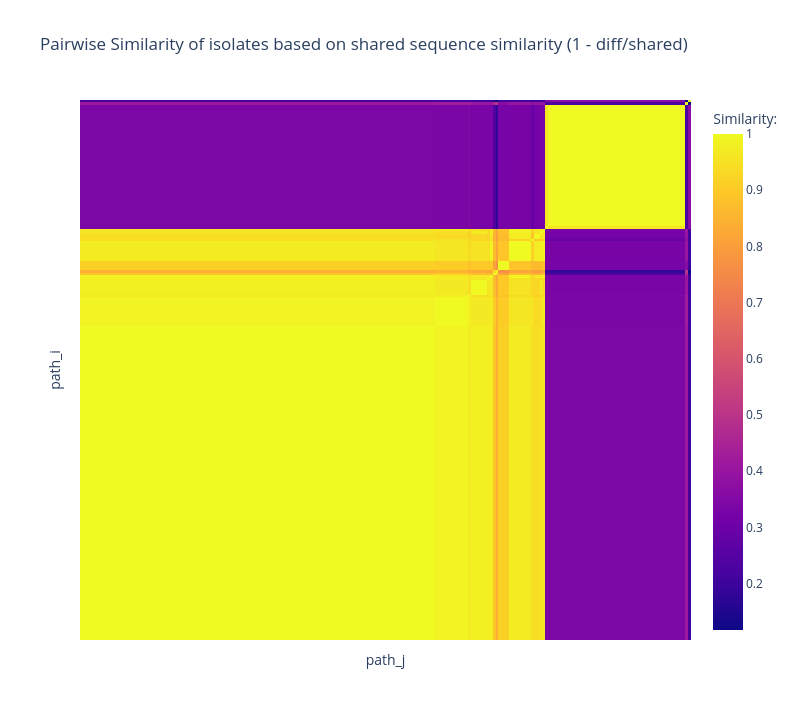

Source (notebook cell):
### Markdown cell above
### Shared sequence length

### Code cell
sequence_comparison_df = example_pangraph.pairwise_accessory_genome_comparison()
jaccard_sequences_df, diff, shared = compare_sequences_by_shared_proportion(sequence_comparison_df, order = "hierarchical")
plot_heatmap_hover(jaccard_sequences_df, diff, shared, show_tick_labels=False, similarity_measure="shared_proportion")

### Figure 1 — Plotly figure (JSON) as saved in the notebook; plotly's stock layout.template omitted (floating-point values rounded to 4 significant figures; data arrays with more than 128 entries replaced by an {"elided": "..."} marker saying what was removed)
{"data": [{"colorbar": {"title": {"text": "Similarity:"}}, "customdata": {"elided": "98568 int values"}, "hovertemplate": "path_i: %{y}<br>path_j: %{x}<br>similarity: %{z:.4f}<br>diff: %{customdata[0]}<br>shared: %{customdata[1]}<extra></extra>", "type": "heatmap", "x": {"elided": "222 str values"}, "y": {"elided": "222 str values"}, "z": {"elided": "222x222 float values"}, "zmax": 1, "zmin": 0.1173}], "layout": {"height": 720, "title": {"text": "Pairwise Similarity of isolates based on shared sequence similarity (1 - diff/shared)"}, "width": 800, "xaxis": {"showticklabels": false, "title": {"text": "path_j"}}, "yaxis": {"showticklabels": false, "title": {"text": "path_i"}}}}
